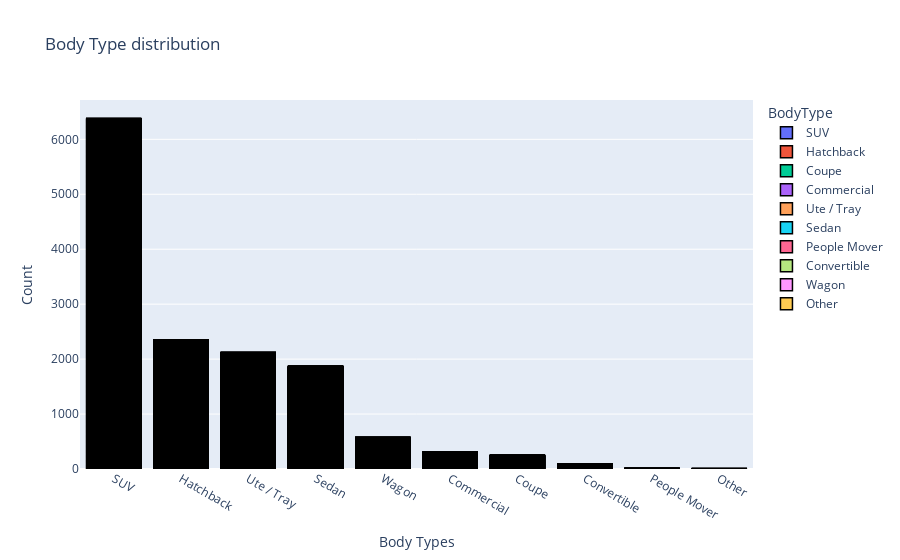

The code cell stored with this chart in its notebook:
### Code cell
# Visualizing the distribution of the bodytype

fig = px.bar(df, x='BodyType', color='BodyType', title='Body Type distribution', color_discrete_sequence=px.colors.qualitative.Plotly)
fig.update_layout(
    xaxis_title='Body Types',
    yaxis_title='Count',
    )
fig.update_xaxes(categoryorder='total descending')
fig.update_traces(marker=dict(
    line=dict(width=1.5, color='black'),
    opacity=0.9
))
fig.show()

### Figure 1 — Plotly figure (JSON) as saved in the notebook; plotly's stock layout.template omitted (floating-point values rounded to 4 significant figures; data arrays with more than 128 entries replaced by an {"elided": "..."} marker saying what was removed)
{"data": [{"hovertemplate": "BodyType=%{x}<br>count=%{y}<extra></extra>", "legendgroup": "SUV", "marker": {"color": "#636EFA", "line": {"color": "black", "width": 1.5}, "opacity": 0.9, "pattern": {"shape": ""}}, "name": "SUV", "orientation": "v", "showlegend": true, "textposition": "auto", "type": "bar", "x": {"elided": "6380 str values"}, "xaxis": "x", "y": {"elided": "6380 int values"}, "yaxis": "y"}, {"hovertemplate": "BodyType=%{x}<br>count=%{y}<extra></extra>", "legendgroup": "Hatchback", "marker": {"color": "#EF553B", "line": {"color": "black", "width": 1.5}, "opacity": 0.9, "pattern": {"shape": ""}}, "name": "Hatchback", "orientation": "v", "showlegend": true, "textposition": "auto", "type": "bar", "x": {"elided": "2351 str values"}, "xaxis": "x", "y": {"elided": "2351 int values"}, "yaxis": "y"}, {"hovertemplate": "BodyType=%{x}<br>count=%{y}<extra></extra>", "legendgroup": "Coupe", "marker": {"color": "#00CC96", "line": {"color": "black", "width": 1.5}, "opacity": 0.9, "pattern": {"shape": ""}}, "name": "Coupe", "orientation": "v", "showlegend": true, "textposition": "auto", "type": "bar", "x": {"elided": "252 str values"}, "xaxis": "x", "y": {"elided": "252 int values"}, "yaxis": "y"}, {"hovertemplate": "BodyType=%{x}<br>count=%{y}<extra></extra>", "legendgroup": "Commercial", "marker": {"color": "#AB63FA", "line": {"color": "black", "width": 1.5}, "opacity": 0.9, "pattern": {"shape": ""}}, "name": "Commercial", "orientation": "v", "showlegend": true, "textposition": "auto", "type": "bar", "x": {"elided": "311 str values"}, "xaxis": "x", "y": {"elided": "311 int values"}, "yaxis": "y"}, {"hovertemplate": "BodyType=%{x}<br>count=%{y}<extra></extra>", "legendgroup": "Ute / Tray", "marker": {"color": "#FFA15A", "line": {"color": "black", "width": 1.5}, "opacity": 0.9, "pattern": {"shape": ""}}, "name": "Ute / Tray", "orientation": "v", "showlegend": true, "textposition": "auto", "type": "bar", "x": {"elided": "2123 str values"}, "xaxis": "x", "y": {"elided": "2123 int values"}, "yaxis": "y"}, {"hovertemplate": "BodyType=%{x}<br>count=%{y}<extra></extra>", "legendgroup": "Sedan", "marker": {"color": "#19D3F3", "line": {"color": "black", "width": 1.5}, "opacity": 0.9, "pattern": {"shape": ""}}, "name": "Sedan", "orientation": "v", "showlegend": true, "textposition": "auto", "type": "bar", "x": {"elided": "1872 str values"}, "xaxis": "x", "y": {"elided": "1872 int values"}, "yaxis": "y"}, {"hovertemplate": "BodyType=%{x}<br>count=%{y}<extra></extra>", "legendgroup": "People Mover", "marker": {"color": "#FF6692", "line": {"color": "black", "width": 1.5}, "opacity": 0.9, "pattern": {"shape": ""}}, "name": "People Mover", "orientation": "v", "showlegend": true, "textposition": "auto", "type": "bar", "x": ["People Mover", "People Mover", "People Mover", "People Mover", "People Mover", "People Mover", "People Mover", "People Mover", "People Mover", "People Mover", "People Mover", "People Mover", "People Mover", "People Mover", "People Mover"], "xaxis": "x", "y": [1, 1, 1, 1, 1, 1, 1, 1, 1, 1, 1, 1, 1, 1, 1], "yaxis": "y"}, {"hovertemplate": "BodyType=%{x}<br>count=%{y}<extra></extra>", "legendgroup": "Convertible", "marker": {"color": "#B6E880", "line": {"color": "black", "width": 1.5}, "opacity": 0.9, "pattern": {"shape": ""}}, "name": "Convertible", "orientation": "v", "showlegend": true, "textposition": "auto", "type": "bar", "x": ["Convertible", "Convertible", "Convertible", "Convertible", "Convertible", "Convertible", "Convertible", "Convertible", "Convertible", "Convertible", "Convertible", "Convertible", "Convertible", "Convertible", "Convertible", "Convertible", "Convertible", "Convertible", "Convertible", "Convertible", "Convertible", "Convertible", "Convertible", "Convertible", "Convertible", "Convertible", "Convertible", "Convertible", "Convertible", "Convertible", "Convertible", "Convertible", "Convertible", "Convertible", "Convertible", "Convertible", "Convertible", "Convertible", "Convertible", "Convertible", "Convertible", "Convertible", "Convertible", "Convertible", "Convertible", "Convertible", "Convertible", "Convertible", "Convertible", "Convertible", "Convertible", "Convertible", "Convertible", "Convertible", "Convertible", "Convertible", "Convertible", "Convertible", "Convertible", "Convertible", "Convertible", "Convertible", "Convertible", "Convertible", "Convertible", "Convertible", "Convertible", "Convertible", "Convertible", "Convertible", "Convertible", "Convertible", "Convertible", "Convertible", "Convertible", "Convertible", "Convertible", "Convertible", "Convertible", "Convertible", "Convertible", "Convertible", "Convertible", "Convertible", "Convertible", "Convertible", "Convertible", "Convertible", "Convertible", "Convertible", "Convertible", "Convertible", "Convertible", "Convertible", "Convertible", "Convertible", "Convertible"], "xaxis": "x", "y": [1, 1, 1, 1, 1, 1, 1, 1, 1, 1, 1, 1, 1, 1, 1, 1, 1, 1, 1, 1, 1, 1, 1, 1, 1, 1, 1, 1, 1, 1, 1, 1, 1, 1, 1, 1, 1, 1, 1, 1, 1, 1, 1, 1, 1, 1, 1, 1, 1, 1, 1, 1, 1, 1, 1, 1, 1, 1, 1, 1, 1, 1, 1, 1, 1, 1, 1, 1, 1, 1, 1, 1, 1, 1, 1, 1, 1, 1, 1, 1, 1, 1, 1, 1, 1, 1, 1, 1, 1, 1, 1, 1, 1, 1, 1, 1, 1], "yaxis": "y"}, {"hovertemplate": "BodyType=%{x}<br>count=%{y}<extra></extra>", "legendgroup": "Wagon", "marker": {"color": "#FF97FF", "line": {"color": "black", "width": 1.5}, "opacity": 0.9, "pattern": {"shape": ""}}, "name": "Wagon", "orientation": "v", "showlegend": true, "textposition": "auto", "type": "bar", "x": {"elided": "578 str values"}, "xaxis": "x", "y": {"elided": "578 int values"}, "yaxis": "y"}, {"hovertemplate": "BodyType=%{x}<br>count=%{y}<extra></extra>", "legendgroup": "Other", "marker": {"color": "#FECB52", "line": {"color": "black", "width": 1.5}, "opacity": 0.9, "pattern": {"shape": ""}}, "name": "Other", "orientation": "v", "showlegend": true, "textposition": "auto", "type": "bar", "x": ["Other", "Other", "Other", "Other", "Other", "Other", "Other", "Other", "Other", "Other"], "xaxis": "x", "y": [1, 1, 1, 1, 1, 1, 1, 1, 1, 1], "yaxis": "y"}], "layout": {"barmode": "relative", "legend": {"title": {"text": "BodyType"}, "tracegroupgap": 0}, "title": {"text": "Body Type distribution"}, "xaxis": {"anchor": "y", "categoryarray": ["SUV", "Hatchback", "Coupe", "Commercial", "Ute / Tray", "Sedan", "People Mover", "Convertible", "Wagon", "Other"], "categoryorder": "total descending", "domain": [0, 1], "title": {"text": "Body Types"}}, "yaxis": {"anchor": "x", "domain": [0, 1], "title": {"text": "Count"}}}}
